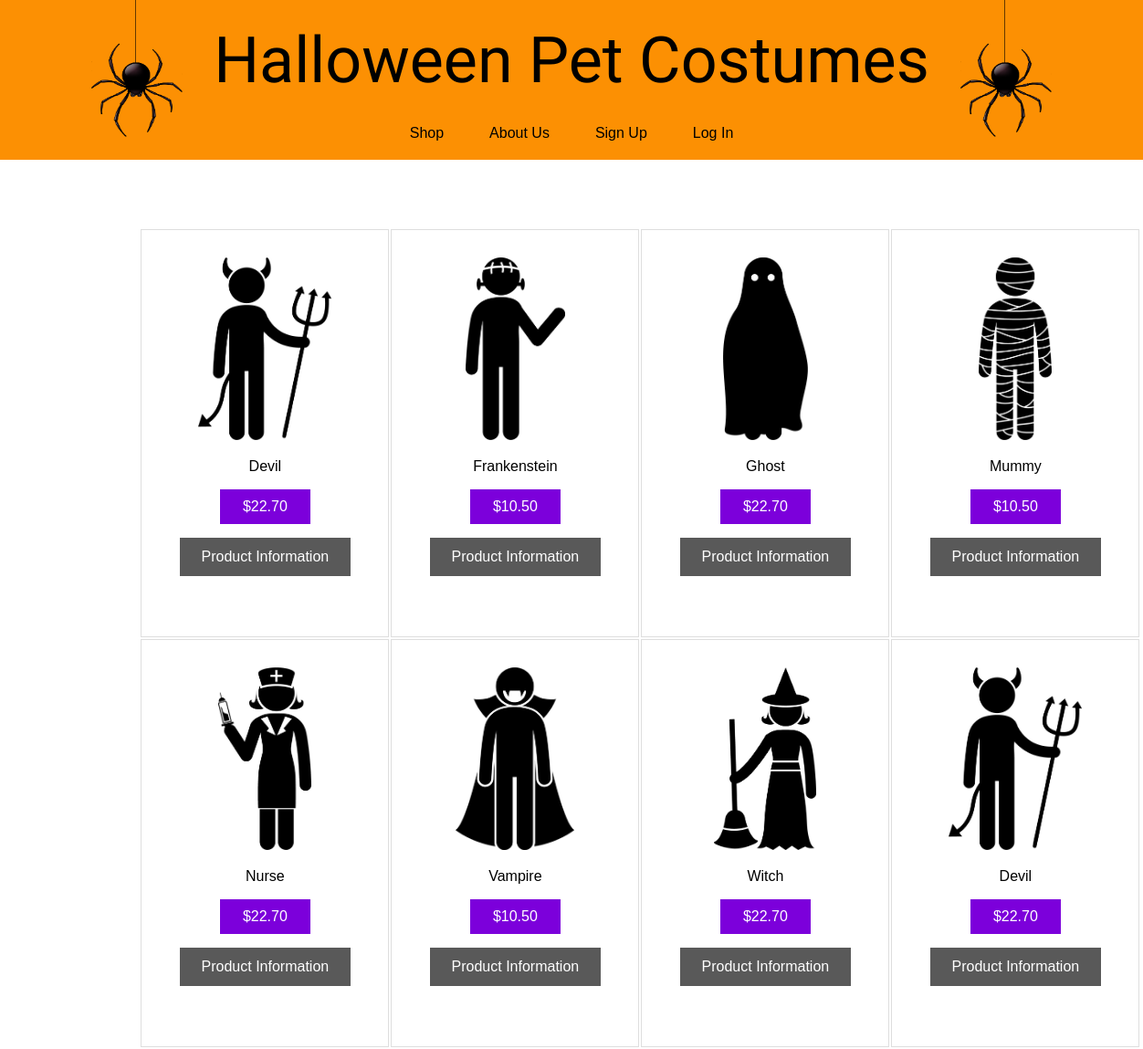
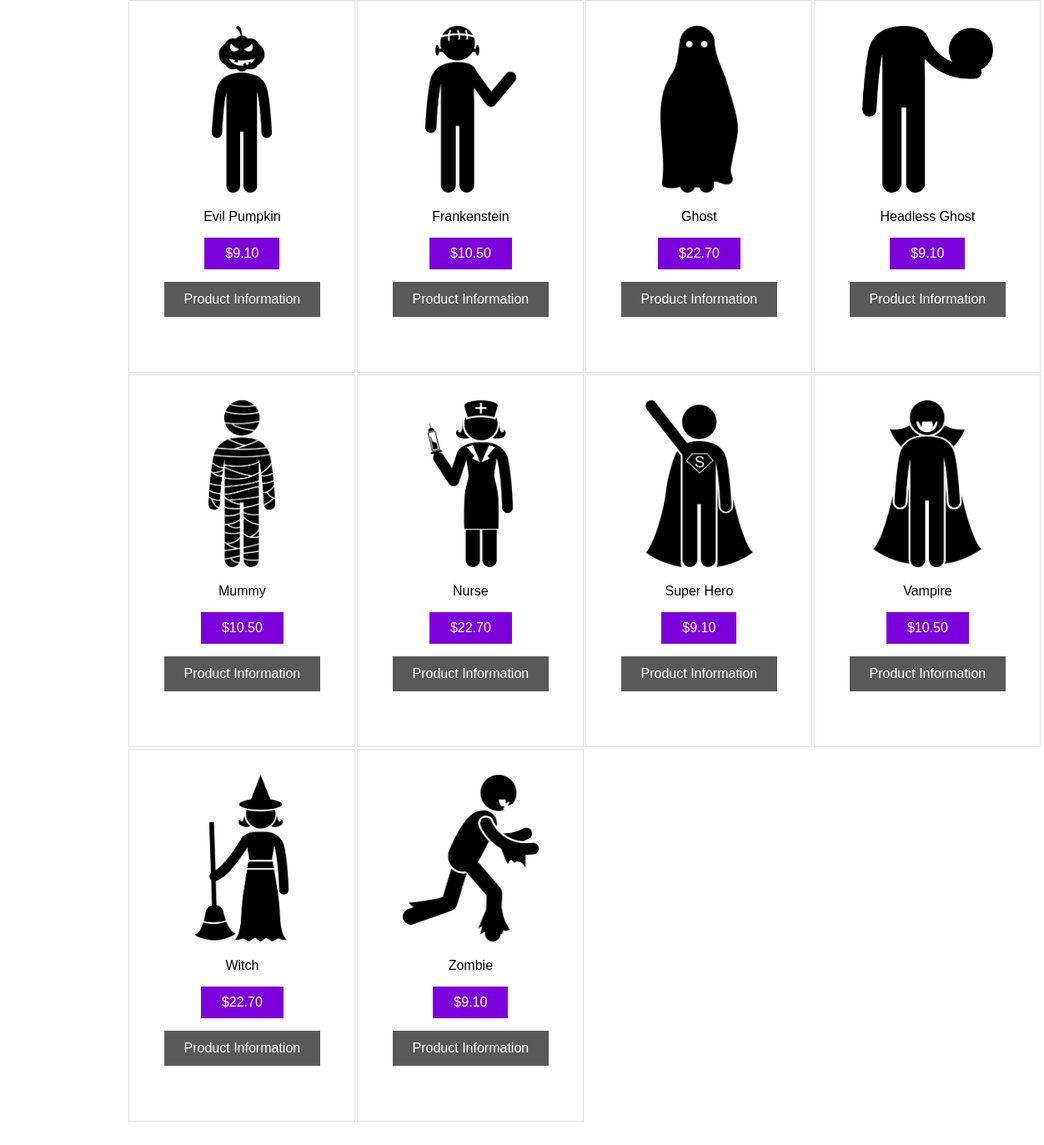
The page /shop.php on the database its author committed (2 pictures, top to bottom).
### tables this page shows
CREATE TABLE Products(
    id int NOT NULL AUTO_INCREMENT PRIMARY KEY,
    name varchar(30) NOT NULL,
    imgPath varchar(30) NOT NULL,
    descr varchar(200) NOT NULL,
    price float NOT NULL
) AUTO_INCREMENT = 1;

### displayPrices.func.php (called while the page is built)
<?php
function displayPrice($priceIn){
    return "$" . number_format($priceIn, 2);
}
?>

### displayItem.dec.php (the view, shortened to what this page needs)
<?php
function displayItem($sqlProductsRow, $conn)
{
    require_once "displayPrices.func.php";
    echo "<div class=\"searchResultItem\">";
    echo "<img class=\"itemImage\" src=\"images/products/" . $sqlProductsRow["imgPath"] . "\">";
    echo "<p class=\"itemName\">" . $sqlProductsRow["name"] . "</p>";
    echo "<p class=\"itemPrice\">" . displayPrice($sqlProductsRow["price"]) . "</p>";
    echo "<div class='dropdown'>";
    echo "<button class='dropbtn'>Product Information</button>";
    echo "</div>";
    echo "</div>";
}
?>

### shop.php (shortened to what this page needs)
<head>
    <link rel="stylesheet" href="styles/styles.css">
</head>
<body>
    <?php
        require_once "displayHeader.func.php";
        require_once "dbconn.inc.php";
        require_once "displayItem.dec.php";
        $sqlquery = "SELECT * FROM `Products`" ;
        if($result=mysqli_query($conn, $sqlquery))
        {
            echo "<div class='gridWrapper'>";
            while($row = mysqli_fetch_assoc($result))
            {
                displayItem($row, $conn);
            }
            echo "</div>";
        }
        else
        {
            echo "sql error";
        }
    ?>
</body>

### displayHeader.func.php (shortened to what this page needs)
<div class="pageHeader">
    <h1><a href="home.php">Halloween Pet Costumes</a></h1>
    <div class="topnav">
        <ul id="links">
            <li><a href="shop.php">Shop</a></li
            ><li><a href="aboutUs.php">About Us</a></li
            <?php
            require_once "getTotalNumberInCart.dec.php";
            if (isset($_SESSION["loggedInUser"])) {
                echo "><li><a href=\"logout.func.php\">Log Out of Account \"" . $_SESSION["loggedInUser"] . "\"</a></li>";
                echo "<li><a href=\"checkout.php\">Cart (" . getTotalNumberInCart($conn) . ")</a></li>";
            } else {
                echo "><li><a href=\"createAccount.php\">Sign Up</a></li>";
                echo "<li><a href=\"login.php\">Log In</a></li>";
            }
            ?>
        </ul>
    </div>
    <div id="rightHeaderImage">
    <img id="spider2" src="images/header/SpiderString.png" alt="Black Spider" width="100" height="150">
    </div>
    <div id="leftHeaderImage">
        <img id="spider" src="images/header/SpiderString.png" alt="Black Spider" width="100" height="150">
    </div>
</div>

### styles/styles.css (style rules this page uses)
body { margin: 0px; font-family: Verdana, Geneva, sans-serif; }
.pageHeader { width: auto; height: 175px; background-color: #fc9003; top: 0px; left: 0px; padding: 0px; margin: 0px; }
.pageHeader h1 { color: black; text-align: center; padding-top: 25px; margin-bottom: 30px; font-family: "Creepster"; font-size: 70px; font-weight: 100; }
.pageHeader a, a:visited { text-decoration: none; color: black; }
.topnav ul { list-style-type: none; text-align: center; padding-left: 0; }
.topnav ul li { display: inline-block; }
.topnav ul li a { color: black; text-decoration: none; padding: 10px 25px; border: none; margin: 0; background-color: #fc9003; }
#spider2 { position: absolute; right: 100px; top: 0px; }
#spider { position: absolute; left: 100px; top: 0px; }
.searchResultItem img { height: 200px; display: block; margin: 20px auto; }
.searchResultItem { border: 1px solid #dedede; padding: 10px; margin: 1px; height: 425px; width: 250px; }
.itemPrice { padding: 10px 25px; color: white; border: none; margin: 0; background-color: #7c00db; }
.searchResultItem p, .searchResultItem form, .searchResultItem form input { margin-left: auto; margin-right: auto; width: fit-content; }
.dropdown { text-align: center; margin: 15px auto; }
.dropbtn { background-color: #595959; color: white; padding: 12px 24px; font-size: 16px; border: none; cursor: pointer; }
.gridWrapper { display: grid; grid-template-columns: auto auto auto auto; margin-left: auto; margin-right: auto; margin-top: 75px; margin-bottom: 75px; width: 75.5%; }

### rows shown on the page
products: imgPath (picture), name "Devil", price "$22.70"
products: imgPath (picture), name "Frankenstein", price "$10.50"
products: imgPath (picture), name "Ghost", price "$22.70"
products: imgPath (picture), name "Mummy", price "$10.50"
products: imgPath (picture), name "Nurse", price "$22.70"
products: imgPath (picture), name "Vampire", price "$10.50"
products: imgPath (picture), name "Witch", price "$22.70"
products: imgPath (picture), name "Devil", price "$22.70"
products: imgPath (picture), name "Evil Pumpkin", price "$9.10"
products: imgPath (picture), name "Frankenstein", price "$10.50"
products: imgPath (picture), name "Ghost", price "$22.70"
products: imgPath (picture), name "Headless Ghost", price "$9.10"
products: imgPath (picture), name "Mummy", price "$10.50"
products: imgPath (picture), name "Nurse", price "$22.70"
products: imgPath (picture), name "Super Hero", price "$9.10"
products: imgPath (picture), name "Vampire", price "$10.50"
products: imgPath (picture), name "Witch", price "$22.70"
products: imgPath (picture), name "Zombie", price "$9.10"
